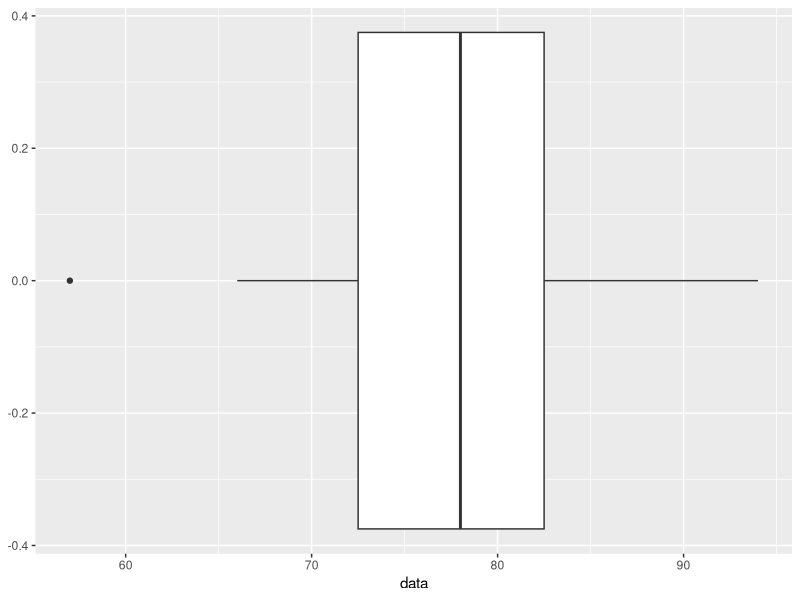

The R source for this figure:
## ---- chunk 1
knitr::opts_chunk$set(echo = FALSE)
library(ggplot2)
library(tibble)
## ---- chunk 2
(24 * 74 + 64 ) / (24 + 1)
## ---- chunk 3
((24 - 1) * 8.9 + (74 - 64)^2 ) / (24 + 1 - 1)
## ---- chunk 4
Q1 <- 10 - 10 * (.37 - .25) / .37; print(Q1)
## ---- chunk 5
Q3 <- 0.37 + 0.22 + 0.11 + 0.05; print(Q3)
## ---- chunk 6
IQR = Q3 - Q1; print(IQR)
## ---- chunk 7
data <- c(57, 66, 67, 71, 72, 73, 74, 77, 78, 78, 79, 81, 81, 82, 83, 83, 88, 89, 94)
tibble(x = data) |> ggplot(aes(x = data)) + geom_boxplot()
## ---- chunk 8
IQR <- 82.5 - 72.5; print(IQR)
wisker <- 1.5 * IQR; print(wisker)
wisker_max <- 82.5 + wisker; print(wisker_max)
actual_wisker_max <- min(max(data), wisker_max); print(actual_wisker_max)
wisker_min <- 72.5 - wisker; print(wisker_min)
actual_wisker_min <- max(min(data[data > wisker_min]), wisker_min); print(actual_wisker_min)
